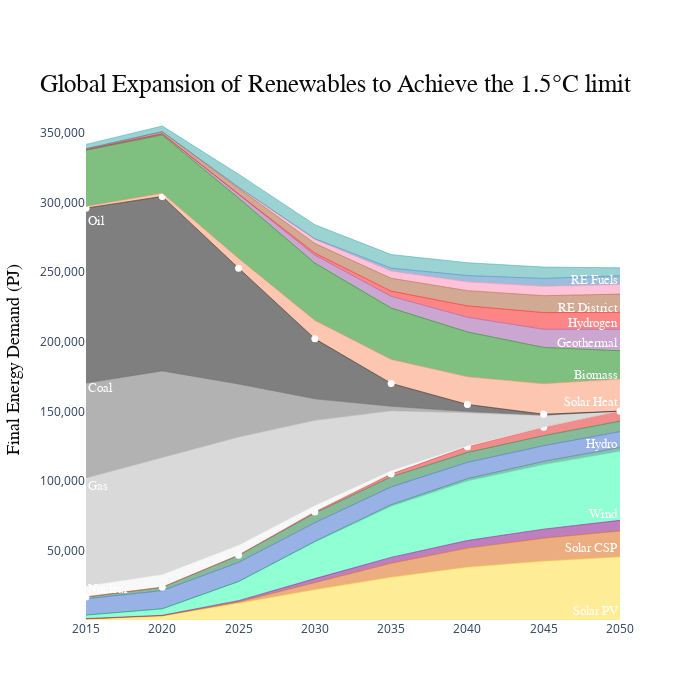

The notebook cell this image was saved under:
### Code cell
fig = go.Figure()

fig.add_trace(go.Scatter(
    x = PV['Year'], y = PV['Final Energy Demand'],
    hoverinfo='x+y',
    mode='lines',
    line=dict(width=0.5, color='rgb(255,217,47)'),
    stackgroup='one'))

fig.add_trace(go.Scatter(
    x = Solar_thermal_power_plants['Year'], y = Solar_thermal_power_plants['Final Energy Demand'],
    hoverinfo='x+y',
    mode='lines',
    line=dict(width=0.5, color='rgb(217,95,2)'),
    stackgroup='one'))

fig.add_trace(go.Scatter(
    x = Geothermal_Power['Year'], y = Geothermal_Power['Final Energy Demand'],
    hoverinfo='x+y',
    mode='lines',
    line=dict(width=0.5, color='purple'),
    stackgroup='one'))

fig.add_trace(go.Scatter(
    x = Wind['Year'], y = Wind['Final Energy Demand'],
    hoverinfo='x+y',
    mode='lines',
    line=dict(width=0.5, color='#22FFA7'),#rgb(56,166,165)
    stackgroup='one'))

fig.add_trace(go.Scatter(
    x = Ocean_energy['Year'], y = Ocean_energy['Final Energy Demand'],
    hoverinfo='x+y',
    mode='lines',
    line=dict(width=0.5, color='rgb(36,121,108)'),
    stackgroup='one'))

fig.add_trace(go.Scatter(
    x = Hydro_Power['Year'], y = Hydro_Power['Final Energy Demand'],
    hoverinfo='x+y',
    mode='lines',
    line=dict(width=0.5, color= '#3366CC'),
    stackgroup='one'))

fig.add_trace(go.Scatter(
    x = Biomass_Power['Year'], y = Biomass_Power['Final Energy Demand'],
    hoverinfo='x+y',
    mode='lines',
    line=dict(width=0.5, color= 'rgb(17,119,51)'),
    stackgroup='one'))

fig.add_trace(go.Scatter(
    x = Hydrogen_Power['Year'], y = Hydrogen_Power['Final Energy Demand'],
    name='',
    customdata=percent2,
    mode="lines+markers+text",
    hovertemplate = 'Electricity: %{customdata:}% RE',
    marker=dict(
            color='white',
            size=7,
        ),
    line=dict(width=0.5, color= 'rgb(228,26,28)'),
    stackgroup='one'))

fig.add_trace(go.Scatter(
    x = Nuclear['Year'], y = Nuclear['Final Energy Demand'],

    hoverinfo='x+y',
    mode='lines',
    line=dict(width=0.5, color= 'rgb(242,242,242)'),
    stackgroup='one'))

fig.add_trace(go.Scatter(
    x = Gas['Year'], y = Gas['Final Energy Demand'],
    hoverinfo='x+y',
    mode='lines',
    line=dict(width=0.5, color= 'rgb(179,179,179)'),
    stackgroup='one'))

fig.add_trace(go.Scatter(
    x = Coal['Year'], y = Coal['Final Energy Demand'],
    hoverinfo='x+y',
    mode='lines',
    line=dict(width=0.5, color= 'rgb(102,102,102)'),
    stackgroup='one'))

fig.add_trace(go.Scatter(
    x = Oil['Year'], y = Oil['Final Energy Demand'],
    name='',
    customdata=percent1,
    mode="lines+markers+text",
    hovertemplate = 'Direct E: %{customdata:}% RE',
    marker=dict(
            color='white',
            size=7,
        ),

    line=dict(width=0.5, color= 'black'),
    stackgroup='one'))

fig.add_trace(go.Scatter(
    x = Solar_Heat['Year'], y = Solar_Heat['Final Energy Demand'],
    hoverinfo='x+y',
    mode='lines',
    line=dict(width=0.5, color= 'rgb(252,141,98)'),
    stackgroup='one'))

fig.add_trace(go.Scatter(
    x = Biomass['Year'], y = Biomass['Final Energy Demand'],
    hoverinfo='x+y',
    mode='lines',
    line=dict(width=0.5, color= 'green'),
    stackgroup='one'))

fig.add_trace(go.Scatter(
    x = Geothermal['Year'], y = Geothermal['Final Energy Demand'],
    hoverinfo='x+y',
    mode='lines',
    line=dict(width=0.5, color= 'rgb(152,78,163)'),
    stackgroup='one'))

fig.add_trace(go.Scatter(
    x = H_Process['Year'], y = H_Process['Final Energy Demand'],
    hoverinfo='x+y',
    mode='lines',
    line=dict(width=0.5, color= '#FB0D0D'),
    stackgroup='one'))

fig.add_trace(go.Scatter(
    x = RE_district_heat['Year'], y = RE_district_heat['Final Energy Demand'],
    hoverinfo='x+y',
    mode='lines',
    line=dict(width=0.5, color= 'rgb(166,86,40)'),
    stackgroup='one'))

fig.add_trace(go.Scatter(
    x = H_Fuel['Year'], y = H_Fuel['Final Energy Demand'],
    hoverinfo='x+y',
    mode='lines',
    line=dict(width=0.5, color= 'rgb(254,136,177)'),
    stackgroup='one'))

fig.add_trace(go.Scatter(
    x = Synfuels['Year'], y = Synfuels['Final Energy Demand'],
    hoverinfo='x+y',
    mode='lines',
    line=dict(width=0.5, color= 'rgb(55,126,184)'),
    stackgroup='one'))

fig.add_trace(go.Scatter(
    x = Biofuels['Year'], y = Biofuels['Final Energy Demand'],
    hoverinfo='x+y',
    mode='lines',
    line=dict(width=0.5, color= 'rgb(56,166,165)'),
    stackgroup='one'))

annotation1 = []

#Title
annotation1.append(dict(xref='paper', yref='paper', x= -0.09, y=1,
                        xanchor='left', yanchor='bottom',
                        text='Global Expansion of Renewables to Achieve the 1.5°C limit',
                        font=dict(family='Arial',size=25,color='rgb(10,10,10)'),
                        showarrow=False))
#Annotations
annotation1.append(dict(x= 2015, y=280000,
                        xanchor='left', yanchor='bottom',
                        text='Oil',
                        font=dict(family='Times',size=13,color='white'),
                        showarrow=False))
annotation1.append(dict(x= 2015, y=160000,
                        xanchor='left', yanchor='bottom',
                        text='Coal',
                        font=dict(family='Times',size=13,color='white'),
                        showarrow=False))
annotation1.append(dict(x= 2015, y=90000,
                        xanchor='left', yanchor='bottom',
                        text='Gas',
                        font=dict(family='Times',size=13,color='white'),
                        showarrow=False))
annotation1.append(dict(x= 2050, y=238000,
                        xanchor='right', yanchor='bottom',
                        text='RE Fuels',
                        font=dict(family='Times',size=13,color='white'),
                        showarrow=False))
annotation1.append(dict(x= 2050, y=218000,
                        xanchor='right', yanchor='bottom',
                        text='RE District',
                        font=dict(family='Times',size=13,color='white'),
                        showarrow=False))
annotation1.append(dict(x= 2050, y=207000,
                        xanchor='right', yanchor='bottom',
                        text='Hydrogen',
                        font=dict(family='Times',size=13,color='white'),
                        showarrow=False))
annotation1.append(dict(x= 2050, y=193000,
                        xanchor='right', yanchor='bottom',
                        text='Geothermal',
                        font=dict(family='Times',size=13,color='white'),
                        showarrow=False))
annotation1.append(dict(x= 2050, y=170000,
                        xanchor='right', yanchor='bottom',
                        text='Biomass',
                        font=dict(family='Times',size=13,color='white'),
                        showarrow=False))
annotation1.append(dict(x= 2050, y=150000,
                        xanchor='right', yanchor='bottom',
                        text='Solar Heat',
                        font=dict(family='Times',size=13,color='white'),
                        showarrow=False))
annotation1.append(dict(x=2015, y=16000,
                        xanchor='left', yanchor='bottom',
                        text='Nuclear',
                        font=dict(family='Times',size=13,color='white'),
                        showarrow=False))
annotation1.append(dict(x= 2050, y=120000,
                        xanchor='right', yanchor='bottom',
                        text='Hydro',
                        font=dict(family='Times',size=13,color='white'),
                        showarrow=False))
annotation1.append(dict(x= 2050, y=70000,
                        xanchor='right', yanchor='bottom',
                        text='Wind',
                        font=dict(family='Times',size=13,color='white'),
                        showarrow=False))
annotation1.append(dict(x= 2050, y=45000,
                        xanchor='right', yanchor='bottom',
                        text='Solar CSP',
                        font=dict(family='Times',size=13,color='white'),
                        showarrow=False))
annotation1.append(dict(x= 2050, y=1,
                        xanchor='right', yanchor='bottom',
                        text='Solar PV',
                        font=dict(family='Times',size=13,color='white'),
                        showarrow=False))

fig.update_yaxes(tickformat = ",d",
                 tickvals=[50000,100000,150000,200000,250000,300000,350000],
                 title_text='Final Energy Demand (PJ)',
                 title_font=dict(family='Arial',size=18,color='rgb(10,10,10)'))

fig.update_layout(
    autosize=False,
    width=700,
    height=700,
    xaxis = dict(showgrid = False),
    yaxis = dict(showgrid = False),
    plot_bgcolor = 'white',
    showlegend = False,
    annotations = annotation1)



fig.show()

### Figure 1 — Plotly figure (JSON) as saved in the notebook; plotly's stock layout.template omitted (floating-point values rounded to 4 significant figures)
{"data": [{"hoverinfo": "x+y", "line": {"color": "rgb(255,217,47)", "width": 0.5}, "mode": "lines", "stackgroup": "one", "type": "scatter", "x": [2015, 2020, 2025, 2030, 2035, 2040, 2045, 2050], "y": [739.2, 2941.0, 12000.0, 21810.0, 30650.0, 37870.0, 42310.0, 45310.0]}, {"hoverinfo": "x+y", "line": {"color": "rgb(217,95,2)", "width": 0.5}, "mode": "lines", "stackgroup": "one", "type": "scatter", "x": [2015, 2020, 2025, 2030, 2035, 2040, 2045, 2050], "y": [28.18, 95.92, 952.2, 5313.0, 10150.0, 13810.0, 16500.0, 18710.0]}, {"hoverinfo": "x+y", "line": {"color": "purple", "width": 0.5}, "mode": "lines", "stackgroup": "one", "type": "scatter", "x": [2015, 2020, 2025, 2030, 2035, 2040, 2045, 2050], "y": [241.2, 342.8, 958.4, 2630.0, 4218.0, 5482.0, 6515.0, 7641.0]}, {"hoverinfo": "x+y", "line": {"color": "#22FFA7", "width": 0.5}, "mode": "lines", "stackgroup": "one", "type": "scatter", "x": [2015, 2020, 2025, 2030, 2035, 2040, 2045, 2050], "y": [2512.0, 4681.0, 13650.0, 26260.0, 36770.0, 42770.0, 46480.0, 49580.0]}, {"hoverinfo": "x+y", "line": {"color": "rgb(36,121,108)", "width": 0.5}, "mode": "lines", "stackgroup": "one", "type": "scatter", "x": [2015, 2020, 2025, 2030, 2035, 2040, 2045, 2050], "y": [3.028, 6.395, 124.4, 487.0, 1112.0, 1705.0, 2266.0, 2708.0]}, {"hoverinfo": "x+y", "line": {"color": "#3366CC", "width": 0.5}, "mode": "lines", "stackgroup": "one", "type": "scatter", "x": [2015, 2020, 2025, 2030, 2035, 2040, 2045, 2050], "y": [11660.0, 13030.0, 13700.0, 13400.0, 12760.0, 11670.0, 11230.0, 11470.0]}, {"hoverinfo": "x+y", "line": {"color": "rgb(17,119,51)", "width": 0.5}, "mode": "lines", "stackgroup": "one", "type": "scatter", "x": [2015, 2020, 2025, 2030, 2035, 2040, 2045, 2050], "y": [1411.0, 2495.0, 5130.0, 6973.0, 7209.0, 7096.0, 7219.0, 7544.0]}, {"customdata": [23, 29, 51, 73, 86, 94, 98, 100], "hovertemplate": "Electricity: %{customdata:}% RE", "line": {"color": "rgb(228,26,28)", "width": 0.5}, "marker": {"color": "white", "size": 7}, "mode": "lines+markers+text", "name": "", "stackgroup": "one", "type": "scatter", "x": [2015, 2020, 2025, 2030, 2035, 2040, 2045, 2050], "y": [0, 1.334, 103.0, 781.2, 2018.0, 4179.0, 6009.0, 7189.0]}, {"hoverinfo": "x+y", "line": {"color": "rgb(242,242,242)", "width": 0.5}, "mode": "lines", "stackgroup": "one", "type": "scatter", "x": [2015, 2020, 2025, 2030, 2035, 2040, 2045, 2050], "y": [7629.0, 8852.0, 6888.0, 4390.0, 2234.0, 439.9, 27.22, 0]}, {"hoverinfo": "x+y", "line": {"color": "rgb(179,179,179)", "width": 0.5}, "mode": "lines", "stackgroup": "one", "type": "scatter", "x": [2015, 2020, 2025, 2030, 2035, 2040, 2045, 2050], "y": [77900.0, 84100.0, 77980.0, 61460.0, 43270.0, 23930.0, 8380.0, 0.006667]}, {"hoverinfo": "x+y", "line": {"color": "rgb(102,102,102)", "width": 0.5}, "mode": "lines", "stackgroup": "one", "type": "scatter", "x": [2015, 2020, 2025, 2030, 2035, 2040, 2045, 2050], "y": [68210.0, 62490.0, 38170.0, 15470.0, 3268.0, 943.7, 337.0, 0.006667]}, {"customdata": [17, 18, 30, 46, 66, 82, 94, 100], "hovertemplate": "Direct E: %{customdata:}% RE", "line": {"color": "black", "width": 0.5}, "marker": {"color": "white", "size": 7}, "mode": "lines+markers+text", "name": "", "stackgroup": "one", "type": "scatter", "x": [2015, 2020, 2025, 2030, 2035, 2040, 2045, 2050], "y": [125700.0, 125400.0, 83290.0, 43200.0, 16430.0, 5054.0, 637.7, 0.006667]}, {"hoverinfo": "x+y", "line": {"color": "rgb(252,141,98)", "width": 0.5}, "mode": "lines", "stackgroup": "one", "type": "scatter", "x": [2015, 2020, 2025, 2030, 2035, 2040, 2045, 2050], "y": [1245.0, 2265.0, 7005.0, 13170.0, 17250.0, 19890.0, 21870.0, 23080.0]}, {"hoverinfo": "x+y", "line": {"color": "green", "width": 0.5}, "mode": "lines", "stackgroup": "one", "type": "scatter", "x": [2015, 2020, 2025, 2030, 2035, 2040, 2045, 2050], "y": [40500.0, 41940.0, 43380.0, 41210.0, 36960.0, 32220.0, 26180.0, 20310.0]}, {"hoverinfo": "x+y", "line": {"color": "rgb(152,78,163)", "width": 0.5}, "mode": "lines", "stackgroup": "one", "type": "scatter", "x": [2015, 2020, 2025, 2030, 2035, 2040, 2045, 2050], "y": [362.7, 792.6, 2730.0, 5686.0, 8410.0, 10590.0, 13010.0, 15380.0]}, {"hoverinfo": "x+y", "line": {"color": "#FB0D0D", "width": 0.5}, "mode": "lines", "stackgroup": "one", "type": "scatter", "x": [2015, 2020, 2025, 2030, 2035, 2040, 2045, 2050], "y": [0, 0, 120.5, 1535.0, 3732.0, 8158.0, 12020, 12260.0]}, {"hoverinfo": "x+y", "line": {"color": "rgb(166,86,40)", "width": 0.5}, "mode": "lines", "stackgroup": "one", "type": "scatter", "x": [2015, 2020, 2025, 2030, 2035, 2040, 2045, 2050], "y": [563.1, 1488.0, 4139.0, 6886.0, 9247.0, 10960.0, 12130.0, 13092]}, {"hoverinfo": "x+y", "line": {"color": "rgb(254,136,177)", "width": 0.5}, "mode": "lines", "stackgroup": "one", "type": "scatter", "x": [2015, 2020, 2025, 2030, 2035, 2040, 2045, 2050], "y": [0, 16.27, 826.9, 3029.0, 5130.0, 6308.0, 6764.0, 6849.0]}, {"hoverinfo": "x+y", "line": {"color": "rgb(55,126,184)", "width": 0.5}, "mode": "lines", "stackgroup": "one", "type": "scatter", "x": [2015, 2020, 2025, 2030, 2035, 2040, 2045, 2050], "y": [0, 1.81, 5, 403.9, 2115.0, 4551.0, 5629.0, 6328.0]}, {"hoverinfo": "x+y", "line": {"color": "rgb(56,166,165)", "width": 0.5}, "mode": "lines", "stackgroup": "one", "type": "scatter", "x": [2015, 2020, 2025, 2030, 2035, 2040, 2045, 2050], "y": [3163.0, 4124.0, 9329.0, 10050.0, 9782.0, 9232.0, 8201.0, 5693.0]}], "layout": {"annotations": [{"font": {"color": "rgb(10,10,10)", "family": "Arial", "size": 25}, "showarrow": false, "text": "Global Expansion of Renewables to Achieve the 1.5°C limit", "x": -0.09, "xanchor": "left", "xref": "paper", "y": 1, "yanchor": "bottom", "yref": "paper"}, {"font": {"color": "white", "family": "Times", "size": 13}, "showarrow": false, "text": "Oil", "x": 2015, "xanchor": "left", "y": 280000, "yanchor": "bottom"}, {"font": {"color": "white", "family": "Times", "size": 13}, "showarrow": false, "text": "Coal", "x": 2015, "xanchor": "left", "y": 160000, "yanchor": "bottom"}, {"font": {"color": "white", "family": "Times", "size": 13}, "showarrow": false, "text": "Gas", "x": 2015, "xanchor": "left", "y": 90000, "yanchor": "bottom"}, {"font": {"color": "white", "family": "Times", "size": 13}, "showarrow": false, "text": "RE Fuels", "x": 2050, "xanchor": "right", "y": 238000, "yanchor": "bottom"}, {"font": {"color": "white", "family": "Times", "size": 13}, "showarrow": false, "text": "RE District", "x": 2050, "xanchor": "right", "y": 218000, "yanchor": "bottom"}, {"font": {"color": "white", "family": "Times", "size": 13}, "showarrow": false, "text": "Hydrogen", "x": 2050, "xanchor": "right", "y": 207000, "yanchor": "bottom"}, {"font": {"color": "white", "family": "Times", "size": 13}, "showarrow": false, "text": "Geothermal", "x": 2050, "xanchor": "right", "y": 193000, "yanchor": "bottom"}, {"font": {"color": "white", "family": "Times", "size": 13}, "showarrow": false, "text": "Biomass", "x": 2050, "xanchor": "right", "y": 170000, "yanchor": "bottom"}, {"font": {"color": "white", "family": "Times", "size": 13}, "showarrow": false, "text": "Solar Heat", "x": 2050, "xanchor": "right", "y": 150000, "yanchor": "bottom"}, {"font": {"color": "white", "family": "Times", "size": 13}, "showarrow": false, "text": "Nuclear", "x": 2015, "xanchor": "left", "y": 16000, "yanchor": "bottom"}, {"font": {"color": "white", "family": "Times", "size": 13}, "showarrow": false, "text": "Hydro", "x": 2050, "xanchor": "right", "y": 120000, "yanchor": "bottom"}, {"font": {"color": "white", "family": "Times", "size": 13}, "showarrow": false, "text": "Wind", "x": 2050, "xanchor": "right", "y": 70000, "yanchor": "bottom"}, {"font": {"color": "white", "family": "Times", "size": 13}, "showarrow": false, "text": "Solar CSP", "x": 2050, "xanchor": "right", "y": 45000, "yanchor": "bottom"}, {"font": {"color": "white", "family": "Times", "size": 13}, "showarrow": false, "text": "Solar PV", "x": 2050, "xanchor": "right", "y": 1, "yanchor": "bottom"}], "autosize": false, "height": 700, "plot_bgcolor": "white", "showlegend": false, "width": 700, "xaxis": {"showgrid": false}, "yaxis": {"showgrid": false, "tickformat": ",d", "tickvals": [50000, 100000, 150000, 200000, 250000, 300000, 350000], "title": {"font": {"color": "rgb(10,10,10)", "family": "Arial", "size": 18}, "text": "Final Energy Demand (PJ)"}}}}
